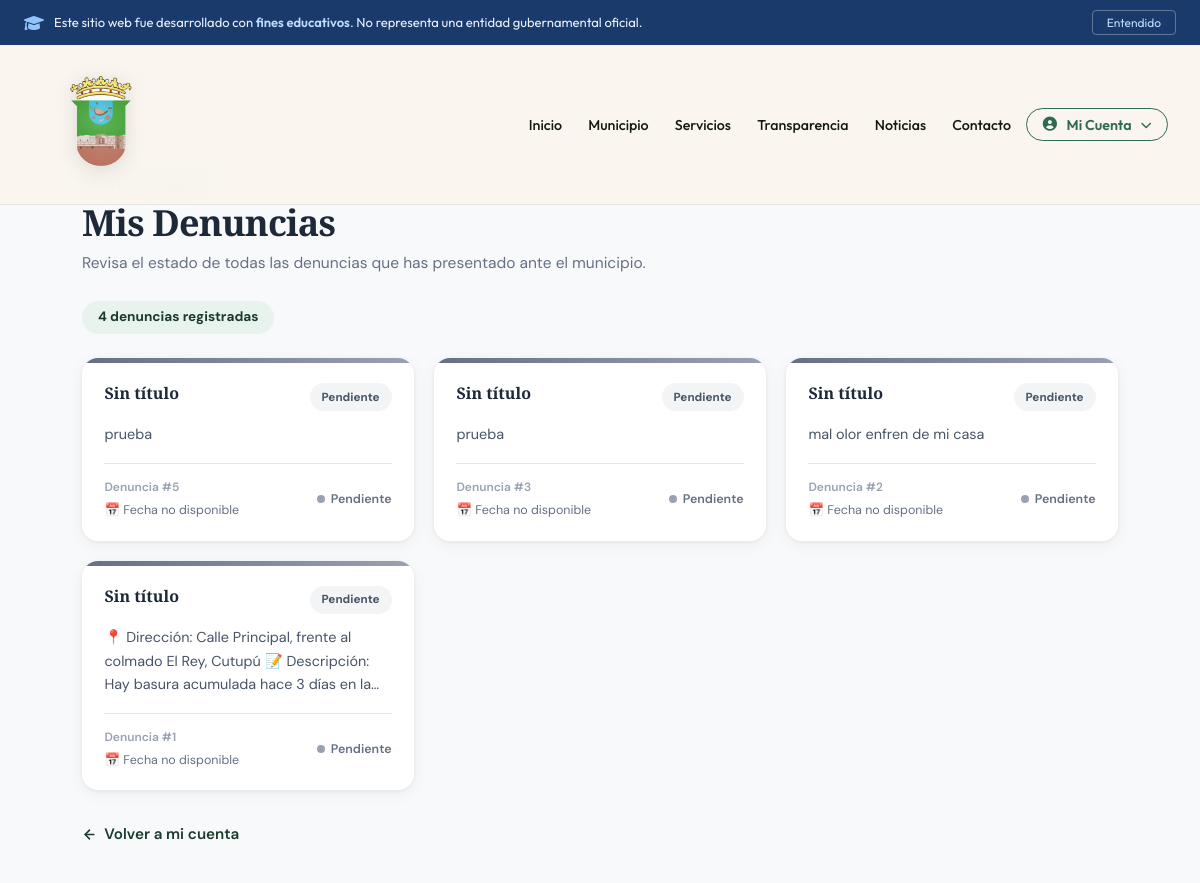
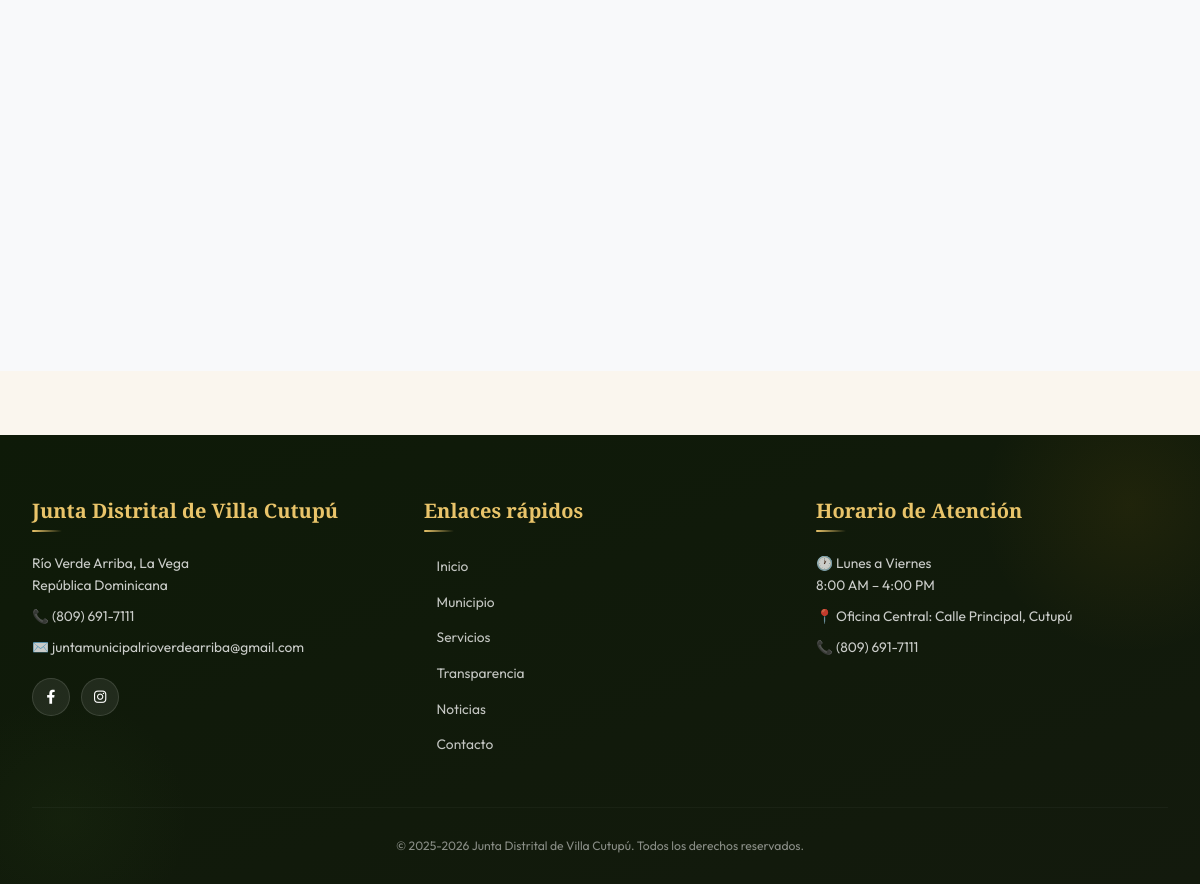
/mis-denuncias (signed in), run on the app's committed database (2 pictures, top to bottom).
### models/denuncia.py (models this page shows, shortened)
class Denuncia(db.Model):
    __tablename__ = 'denuncias'
    id = db.Column(db.Integer, primary_key=True)
    folio = db.Column(db.String(50), unique=True, nullable=False, index=True)
    usuario_email = db.Column(db.String(120), db.ForeignKey('usuarios.email'), nullable=True, index=True)
    usuario_nombre = db.Column(db.String(200))
    tipo = db.Column(db.String(100), index=True)
    tipo_nombre = db.Column(db.String(200))
    descripcion = db.Column(db.Text)
    ubicacion = db.Column(db.String(500))
    direccion = db.Column(db.String(500))
    lat = db.Column(db.Float)
    lng = db.Column(db.Float)
    geolocalizada = db.Column(db.Boolean, default=False)
    anonimo = db.Column(db.Boolean, default=False)
    evidencia = db.Column(db.Text)
    estado = db.Column(db.String(50), default='pendiente', index=True)
    fecha_creacion = db.Column(db.DateTime, default=datetime.utcnow, index=True)
    fecha_actualizacion = db.Column(db.DateTime, default=datetime.utcnow, onupdate=datetime.utcnow)
    comentarios_admin = db.Column(db.JSON, default=list)
    historial = db.Column(db.JSON, default=list)
    documentos = db.Column(db.JSON, default=list)
    asignado_a = db.Column(db.String(120))
    ESTADOS = ['pendiente', 'en_investigacion', 'resuelto', 'rechazado', 'cancelado']
    @classmethod
    def cargar_todos(cls):
        return cls.query.order_by(cls.fecha_creacion.desc()).all()

### app.py (the view)
@app.route("/mis-denuncias")
@login_required
def mis_denuncias():
    from models import Denuncia
    email = session.get("user")
    if not email:
        flash("No hay sesión activa.", "error")
        return redirect(url_for("auth.login"))
    todas_denuncias = Denuncia.cargar_todos()
    denuncias_usuario = [d for d in todas_denuncias if d.usuario_email == email]
    denuncias_usuario.sort(key=lambda x: x.fecha_creacion, reverse=True)
    return render_template("usuarios/mis_denuncias.html", denuncias=denuncias_usuario)

### app.py (called while the page is built)
@app.after_request
def set_performance_headers(response):
    response.headers['X-Content-Type-Options'] = 'nosniff'
    response.headers['X-Frame-Options'] = 'SAMEORIGIN'
    response.headers['X-XSS-Protection'] = '1; mode=block'
    if request.path.startswith('/static/'):
        response.headers['Cache-Control'] = 'no-cache, no-store, must-revalidate, max-age=0'
        response.headers['Pragma'] = 'no-cache'
        response.headers['Expires'] = '0'
    elif response.content_type.startswith('text/html'):
        response.headers['Cache-Control'] = 'no-cache, no-store, must-revalidate, max-age=0'
        response.headers['Pragma'] = 'no-cache'
        response.headers['Expires'] = '0'
    return response

### auth.py (called while the page is built)
def esta_logueado():
    return "user" in session

def login_required(f):
    @wraps(f)
    def decorated_function(*args, **kwargs):
        if not esta_logueado():
            flash("🔐 Necesitas iniciar sesión.", "warning")
            return redirect(url_for("auth.login", next=request.url))
        return f(*args, **kwargs)
    return decorated_function

### models/configuracion.py (called while the page is built, shortened)
    @classmethod
    def get(cls, clave, default=None):
        if clave in cls._cache:
            return cls._cache[clave]

### models/menu_item.py (called while the page is built)
    @staticmethod
    def obtener_menu_completo():
        return MenuItem.query.filter_by(padre_id=None, activo=True)\
            .order_by(MenuItem.orden).all()

### templates/usuarios/mis_denuncias.html (shortened to what this page needs)
{% extends "base.html" %}
{% block content %}
<section class="md-page">
  <div class="container md-container">
    <div class="md-encabezado">
      <p class="md-eyebrow">Panel de usuario</p>
      <h1 class="md-titulo">Mis Denuncias</h1>
      <p class="md-subtitulo">Revisa el estado de todas las denuncias que has presentado ante el municipio.</p>
    </div>
    {% if denuncias %}
    <div class="md-contador">
      <span class="md-badge-total">
        {{ denuncias | length }} denuncia{{ 's' if denuncias | length != 1 else '' }} registrada{{ 's' if denuncias | length != 1 else '' }}
      </span>
    </div>
    {% endif %}
    {% if denuncias %}
    <div class="md-grid">
      {% for denuncia in denuncias %}
      {% set es_resuelta   = denuncia.estado == 'resuelta' %}
      {% set es_en_proceso = denuncia.estado == 'en_proceso' %}
      {% set es_rechazada  = denuncia.estado == 'rechazada' %}
      {% set label_estado = 'Resuelta' if es_resuelta else 'En proceso' if es_en_proceso else 'Rechazada' if es_rechazada else denuncia.estado | capitalize %}
      {% set label_pie    = 'Completada' if es_resuelta else 'En revisión' if es_en_proceso else 'No procedió' if es_rechazada else denuncia.estado | capitalize %}
      {% set clase_estado = 'resuelta' if es_resuelta else 'proceso' if es_en_proceso else 'rechazada' if es_rechazada else 'otro' %}
      <div class="den-card">
        <div class="den-barra den-barra--{{ clase_estado }}"></div>
        <div class="den-body">
          <div class="den-top">
            <h3 class="den-titulo">{{ denuncia.titulo | default('Sin título') }}</h3>
            <span class="den-estado den-estado--{{ clase_estado }}">{{ label_estado }}</span>
          </div>
          <p class="den-desc">{{ denuncia.descripcion | default('Sin descripción proporcionada.') }}</p>
          <div class="den-pie">
            <div class="den-meta">
              <span class="den-id">Denuncia #{{ denuncia.id }}</span>
              <span class="den-fecha">
                📅
                {% if denuncia.fecha %}
                  {{ denuncia.fecha.strftime('%d/%m/%Y') if denuncia.fecha is not string else denuncia.fecha }}
                {% else %}
                  Fecha no disponible
                {% endif %}
              </span>
            </div>
            <div class="den-status">
              <div class="den-punto den-punto--{{ clase_estado }}"></div>
              <span class="den-label den-label--{{ clase_estado }}">{{ label_pie }}</span>
            </div>
          </div>
        </div>
      </div>
      {% endfor %}
    </div>
    {% endif %}
    <div class="md-footer">
      <a href="{{ url_for('mi_cuenta') }}" class="md-back">
        <svg width="15" height="15" viewBox="0 0 24 24" fill="none" stroke="currentColor" stroke-width="2.5" stroke-linecap="round" stroke-linejoin="round">
          <line x1="19" y1="12" x2="5" y2="12"/><polyline points="12 19 5 12 12 5"/>
        </svg>
        Volver a mi cuenta
      </a>
    </div>
  </div>
</section>
{% endblock %}

### templates/usuarios/mis_denuncias.html (style rules this page uses)
* { box-sizing:border-box; }
.md-page { min-height: 85vh; padding: 11rem 0 4rem; background: #f8f9fa; font-family: 'DM Sans', system-ui, sans-serif; }
.md-container { max-width: 1100px !important; }
.md-encabezado { margin-bottom: 1.5rem; }
.md-eyebrow { font-size: .72rem !important; font-weight: 700 !important; color: #1a3b2e !important; letter-spacing: .12em !important; text-transform: uppercase !important; margin-bottom: .4rem !important; }
.md-titulo { font-size: clamp(1.8rem, 3vw, 2.4rem) !important; font-weight: 800 !important; color: #1d2939 !important; letter-spacing: -.025em !important; margin-bottom: .4rem !important; line-height: 1.2 !important; }
.md-subtitulo { color: #667085 !important; font-size: .97rem !important; margin: 0 !important; }
.md-contador { margin-bottom: 1.5rem; }
.md-badge-total { display: inline-block; background: #e8f3ee; color: #1a3b2e; font-size: .85rem; font-weight: 700; padding: .35rem 1rem; border-radius: 999px; }
.md-grid { display: grid; grid-template-columns: repeat(auto-fill, minmax(320px, 1fr)); gap: 1.25rem; margin-bottom: 2rem; }
.den-card { background: #fff; border-radius: 16px; box-shadow: 0 1px 4px rgba(0,0,0,.06), 0 4px 16px rgba(0,0,0,.05); overflow: hidden; transition: transform .2s, box-shadow .2s; }
.den-barra { height: 5px; width: 100%; }
.den-barra--otro { background: linear-gradient(90deg,#667085,#98a2b3); }
.den-body { padding: 1.25rem 1.4rem; }
.den-top { display: flex; align-items: flex-start; justify-content: space-between; gap: .75rem; margin-bottom: .75rem; }
.den-titulo { font-size: 1rem !important; font-weight: 800 !important; color: #1d2939 !important; margin: 0 !important; line-height: 1.35 !important; flex: 1; }
.den-estado { flex-shrink: 0; font-size: .73rem; font-weight: 700; padding: .28rem .75rem; border-radius: 999px; white-space: nowrap; }
.den-estado--otro { background: #f2f4f6; color: #475467; }
.den-desc { font-size: .9rem !important; color: #475467 !important; line-height: 1.65 !important; margin: 0 0 1rem !important; display: -webkit-box; -webkit-line-clamp: 3; -webkit-box-orient: vertical; overflow: hidden; }
.den-pie { border-top: 1px solid #e4e7ec; padding-top: .85rem; display: flex; align-items: center; justify-content: space-between; }
.den-meta { display: flex; flex-direction: column; gap: .15rem; }
.den-id { font-size: .75rem !important; color: #98a2b3 !important; font-weight: 600 !important; }
.den-fecha { font-size: .78rem !important; color: #667085 !important; }
.den-status { display: flex; align-items: center; gap: .35rem; }
.den-punto { width: 8px; height: 8px; border-radius: 50%; flex-shrink: 0; }
.den-punto--otro { background: #98a2b3; }
.den-label { font-size: .78rem !important; font-weight: 600 !important; }
.den-label--otro { color: #667085 !important; }
.md-footer { margin-top: 1.5rem; }
.md-back { display: inline-flex; align-items: center; gap: .45rem; color: #1a3b2e !important; text-decoration: none !important; font-weight: 600; font-size: .95rem; transition: gap .15s; }

### data on the page
Denuncia: titulo "Sin título", estado "Pendiente", descripcion "prueba", id "5"
Denuncia: titulo "Sin título", estado "Pendiente", descripcion "prueba", id "3"
Denuncia: titulo "Sin título", estado "Pendiente", descripcion "mal olor enfren de mi casa", id "2"
Denuncia: titulo "Sin título", estado "Pendiente", descripcion "📍 Dirección: Calle Principal, frente al colmado El Rey, Cutupú 📝 Descripción: Hay basura acumulada hace 3 días en…", id "1"

### other printed values
{{ denuncias | length }} "4"
{{ 's' if denuncias | length != 1 else '' }} "s"
